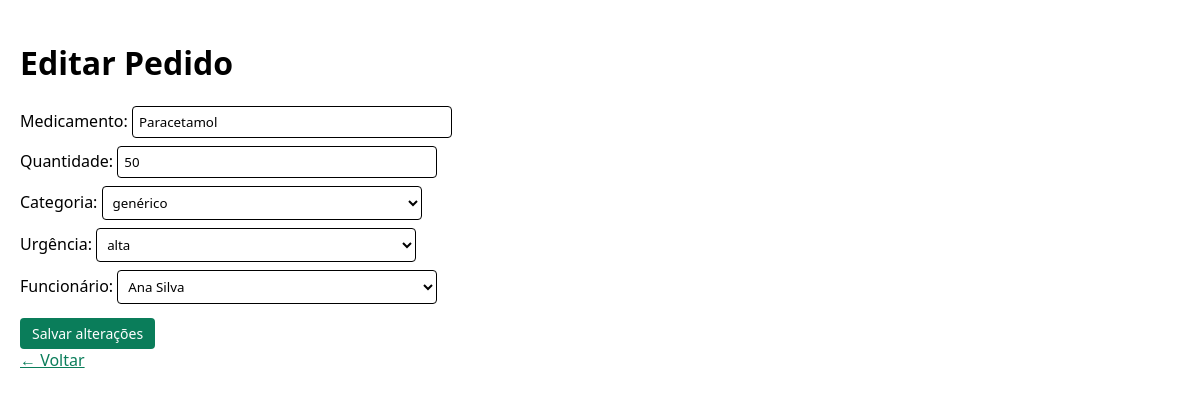
Page /Public/editar.php?id=1 on the committed database.
### tables this page shows
CREATE TABLE pedido (
    id INT AUTO_INCREMENT PRIMARY KEY,
    funcionario_id INT NOT NULL,
    medicamento VARCHAR(100) NOT NULL,
    quantidade INT NOT NULL CHECK (quantidade > 0),
    categoria ENUM('genérico','referência','controlado','higiene') NOT NULL,
    urgencia ENUM('baixa','média','alta') NOT NULL DEFAULT 'baixa',
    data_solicitacao DATETIME NOT NULL DEFAULT CURRENT_TIMESTAMP,
    status ENUM('solicitado','em separação','recebido') NOT NULL DEFAULT 'solicitado',
    FOREIGN KEY (funcionario_id) REFERENCES funcionario(id) ON DELETE CASCADE
);

CREATE TABLE funcionario (
    id INT AUTO_INCREMENT PRIMARY KEY,
    nome VARCHAR(100) NOT NULL,
    email VARCHAR(100) NOT NULL UNIQUE
);

### Public/editar.php (the view, shortened to what this page needs)
<?php
require __DIR__ . '/../Infra/conexao.php';
$id = (int)($_GET['id'] ?? 0);
$funcionarios = $conexao->query("SELECT id, nome FROM funcionario ORDER BY nome")->fetchAll();
$comando = $conexao->prepare("SELECT * FROM pedido WHERE id = ?");
$comando->execute([$id]);
$pedido = $comando->fetch();
?>
<!DOCTYPE html>
<html lang="pt-br">
<head><meta charset="UTF-8"><title>Editar Pedido</title>
<link rel="stylesheet" href="../CSS/style.css"></head>
<body>
<h1>Editar Pedido</h1>
<form method="post">
    <label>Medicamento:
        <input type="text" name="medicamento"
               value="<?= htmlspecialchars($pedido['medicamento']) ?>" required></label>
    <label>Quantidade:
        <input type="number" name="quantidade" min="1"
               value="<?= $pedido['quantidade'] ?>" required></label>
    <label>Categoria:
        <select name="categoria" required>
            <?php foreach (['genérico','referência','controlado','higiene'] as $c): ?>
                <option <?= $pedido['categoria']==$c?'selected':'' ?>><?= $c ?></option>
            <?php endforeach; ?>
        </select>
    </label>
    <label>Urgência:
        <select name="urgencia" required>
            <?php foreach (['baixa','média','alta'] as $u): ?>
                <option <?= $pedido['urgencia']==$u?'selected':'' ?>><?= $u ?></option>
            <?php endforeach; ?>
        </select>
    </label>
    <label>Funcionário:
        <select name="funcionario_id" required>
            <?php foreach ($funcionarios as $f): ?>
                <option value="<?= $f['id'] ?>"
                    <?= $pedido['funcionario_id']==$f['id']?'selected':'' ?>>
                    <?= htmlspecialchars($f['nome']) ?>
                </option>
            <?php endforeach; ?>
        </select>
    </label>
    <button type="submit">Salvar alterações</button>
</form>
<a href="../index.php">← Voltar</a>
</body>
</html>

### CSS/style.css (style rules this page uses)
* { font-family: 'Segoe UI', sans-serif; box-sizing: border-box; }
body { background: #FFFFFF; color: #000000; margin: 0; padding: 20px; }
form label { display: block; margin: 8px 0; color: #000000; }
form input, form select { padding: 6px; width: 100%; max-width: 320px; border: 1px solid #000000; border-radius: 4px; background: #FFFFFF; color: #000000; font-family: 'Segoe UI', sans-serif; }
button { background: #0A7D5A; color: #FFFFFF; border: none; padding: 6px 12px; border-radius: 4px; cursor: pointer; margin-top: 6px; font-family: 'Segoe UI', sans-serif; font-size: 14px; }
a { color: #0A7D5A; }

### rows in the picture
pedido: medicamento "Paracetamol", quantidade "50", categoria "genérico", urgencia "alta", funcionario_id "Ana Silva"
